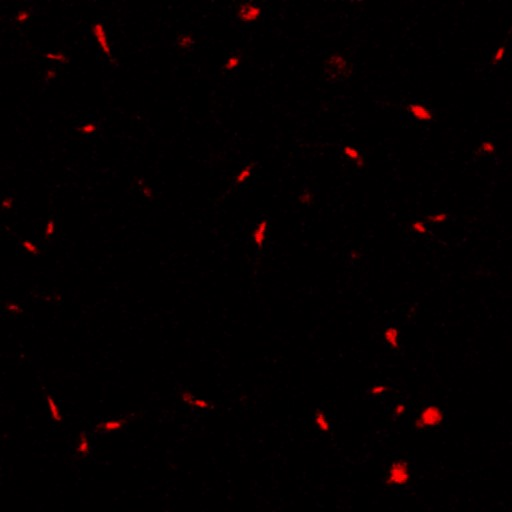
#> input picture testing/fluorescence/Images_in/sample.jpg, 512 x 512 px
$ python test_fluorescencia.py
#> lines starting #> are read from the running program, lines starting #| are printed output that depends on the picture; after the words box and inside, x2 and y2 are one past the last pixel; in counts of white or black regions, pixels touching at a corner belong together
### testing/fluorescence/deteccion.py
import numpy as np
from skimage.measure import label
import matplotlib.pyplot as plt


class Particle:
    # Clase que define a cada partícula detectada

    count = 0

    # [6 lines left out: function _init_, not called in this run]


def detect_particles(img, seg_img):
    '''
    Toma la imagen original y la segmentada como entrada, devuelve una lísta con todas las partículas
    de la imagen y sus propidades.

    Parametros:
        img (array(M,N)): imágen original.
        seg_img (array(M,N)): imágen segmentada.
    Returns:
        particles (list(Particle)): lista de partículas, un objeto del tipo Particle.
    '''

    M = img.shape[0]
    N = img.shape[1]
    labeled_img, total_particles = label(seg_img, connectivity=2,
                                         return_num=True)  # Etiqueta cada partícula con un entero diferente
    count = 0
    particles = [None] * total_particles

    # Se recorren todos los pixeles de la imágen para hayar el centro geométrico de cada partícula haciendo el promedio de sus coordenadas
    # además se guardan el resto de las propiedades de las partículas
    for m in range(M):
        for n in range(N):
            if labeled_img[m, n] == 0:
                pass
            elif particles[labeled_img[m, n] - 1] != None:
                particles[labeled_img[m, n] - 1].coord += np.array([m, n])
                particles[labeled_img[m, n] - 1].mask[m, n] = 255
                particles[labeled_img[m, n] - 1].total_pixels += 1
            else:
                p = Particle()
                p.coord = np.array([m, n])
                p.mask = np.zeros((M, N))
                p.mask[m, n] = 255
                p.total_pixels = 1
                particles[labeled_img[m, n] - 1] = p
                count += 1

    for i in range(
            len(particles)):  # se divide la suma de las coordenadas sobre el total de pixeles para hayar el promedio
        particles[i].coord[0] = particles[i].coord[0] / particles[i].total_pixels
        particles[i].coord[1] = particles[i].coord[1] / particles[i].total_pixels

    return particles


# [22 lines left out: function size_filter, not called in this run]

### testing/fluorescence/test_fluorescencia.py
from skimage.io import imread, imsave
import matplotlib.pyplot as plt
from matplotlib.patches import Circle
from deteccion import Particle, detect_particles, size_filter
import cv2

img = imread("Images_in/sample.jpg")[:, :, 0]
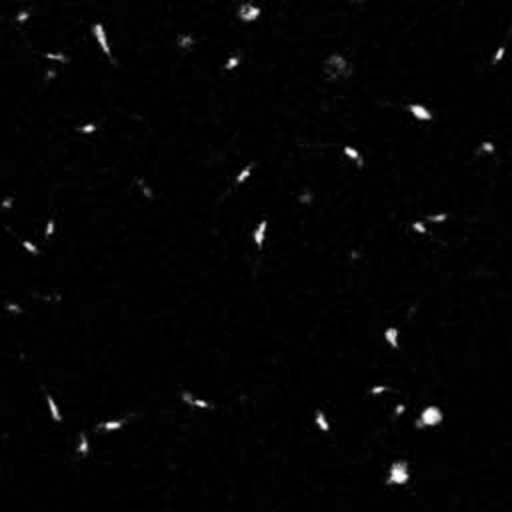
#> img: shape (512, 512); min 0, max 255, mean 4.2
seg_img = img.copy()
for m in range(img.shape[0]):
    for n in range(img.shape[1]):
        if img[m, n] < 50:
            seg_img[m, n] = 0
        else:
            seg_img[m, n] = 1
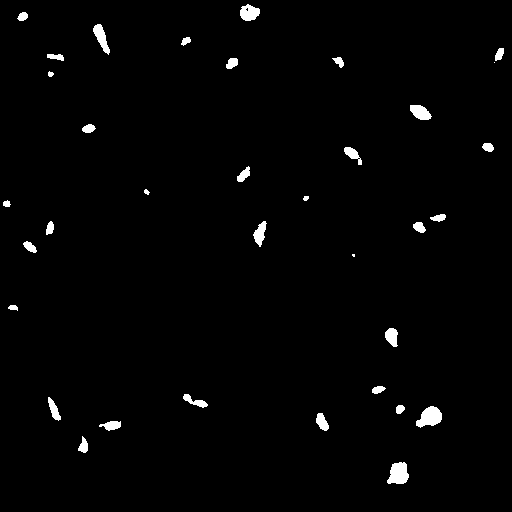
#> seg_img: shape (512, 512); values 0 (black) and 1 (white), 1.6% white; 35 white regions (2 under 20 px), largest, box (x1, y1, x2, y2) and area: (416, 406, 442, 428) 371, (387, 462, 409, 484) 364, (240, 4, 260, 21) 245

cv2.imwrite('img.png', img)
cv2.imwrite('inv_seg_img.png', seg_img)

particles = detect_particles(img, seg_img)
#> in detect_particles, `labeled_img, total_particles = label(seg_img, connectivity=2, return_n..`: labeled_img: shape (512, 512) int64; 36 distinct labels, from 0 to 35
#> in detect_particles, `labeled_img, total_particles = label(seg_img, connectivity=2, return_n..`: total_particles = 35
#> in detect_particles, `particles = [None] * total_particles`: particles = 35 items
#> after the loop in detect_particles, `for m in range(M):`:
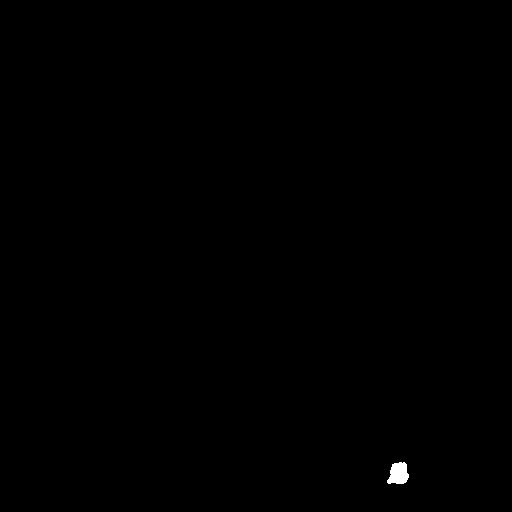
#> p.mask: shape (512, 512) float64; 0.14% white; 1 white region, box (x1, y1, x2, y2) and area: (387, 462, 409, 484) 364
#> the loop in detect_particles, `for i in range( len(particles)):` made 35 passes
#> particles = 35 items
mascara = particles[0].mask
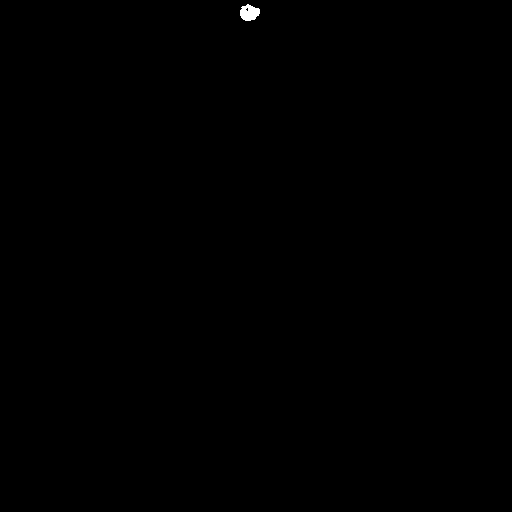
#> mascara: shape (512, 512) float64; 0.09% white; 1 white region, box (x1, y1, x2, y2) and area: (240, 4, 260, 21) 245
cv2.imwrite('mascara.png', mascara)

# extraccion de los espermatozoides a la imagen de entrada
background_img = img * seg_img
cv2.imwrite('background_img.png', background_img)
